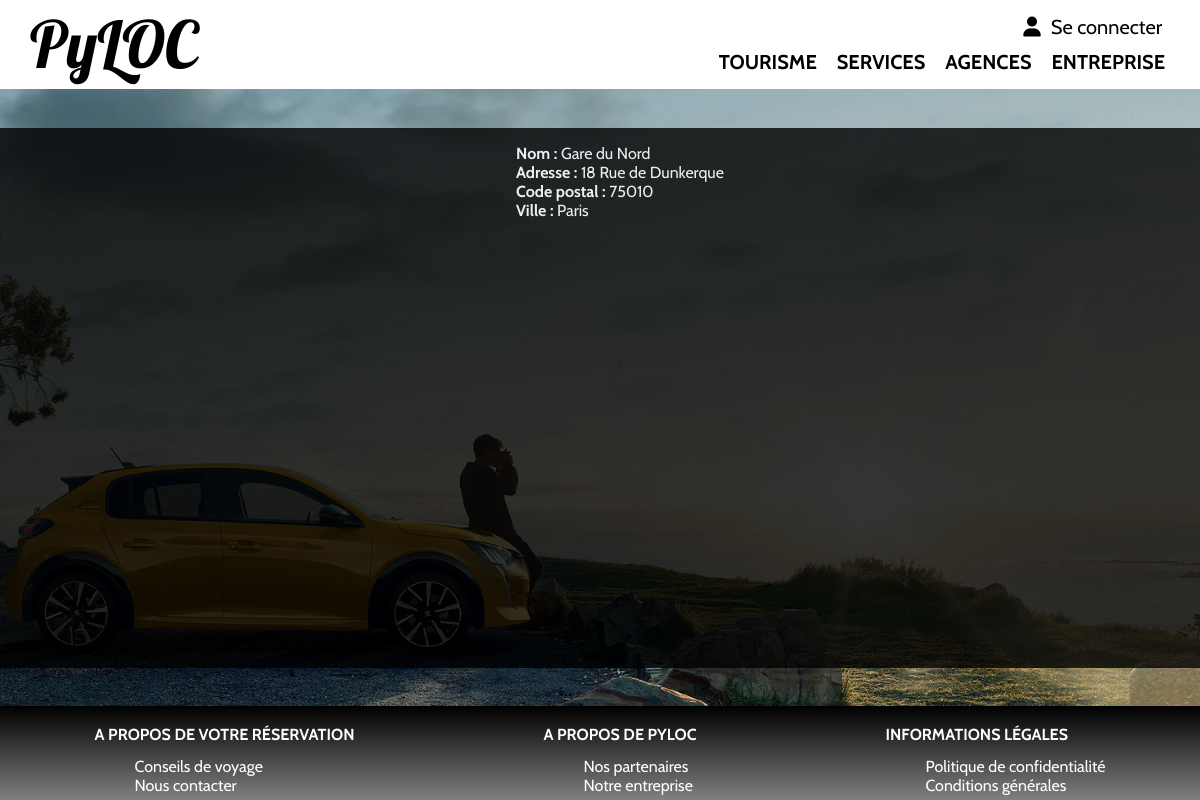
The page /rental/agences/agence/2 on the database its author committed.
### rental/models.py (models this page shows, shortened)
class Agency(models.Model):
    name = models.CharField(max_length=100, null=False)
    address = models.CharField(max_length=255, null=False)
    postal_code = models.CharField(max_length=10, null=False)
    city = models.CharField(max_length=255, null=False)
    class Meta:
        verbose_name = 'Agence de location'
        ordering = ['name']

### rental/views.py (the view)
# urls.py: path('agences/agence/<int:id_agency>', views.agence, name='agence'),
def agence(request, id_agency):
    try:
        lAgence = Agency.objects.get(id=id_agency)
    except Agency.DoesNotExist:
        raise Http404
    return render(request, 'rental/agence.html', {'agency': lAgence})

### rental/templates/rental/agence.html
{% extends "./base.html" %}
{% load static %}
{% block content %}
<div id="agence-list">
    <ul>
        <li>
            <strong>Nom :</strong> {{ agency.name }}
        </li>
        <li>
            <strong>Adresse :</strong> {{ agency.address }}
        </li>
        <li>
            <strong>Code postal :</strong> {{ agency.postal_code }}
        </li>
        <li>
            <strong>Ville :</strong> {{ agency.city }}
        </li>
    </ul>
</div>
{% endblock %}

### rental/static/rental/style.css (style rules this page uses)
body { min-height: 100vh; max-width: 100vw; margin: unset; padding: unset; display: flex; flex-direction: column; font-family: 'Cabin', arial, serif; }
#agence-list { display: flex; justify-content: space-evenly; background-color: black; opacity: 0.8; height: 540px; color: white; }
#agence-list ul { list-style-type: none; }

### rows shown on the page
Agency: name "Gare du Nord", address "18 Rue de Dunkerque", postal_code "75010", city "Paris"
